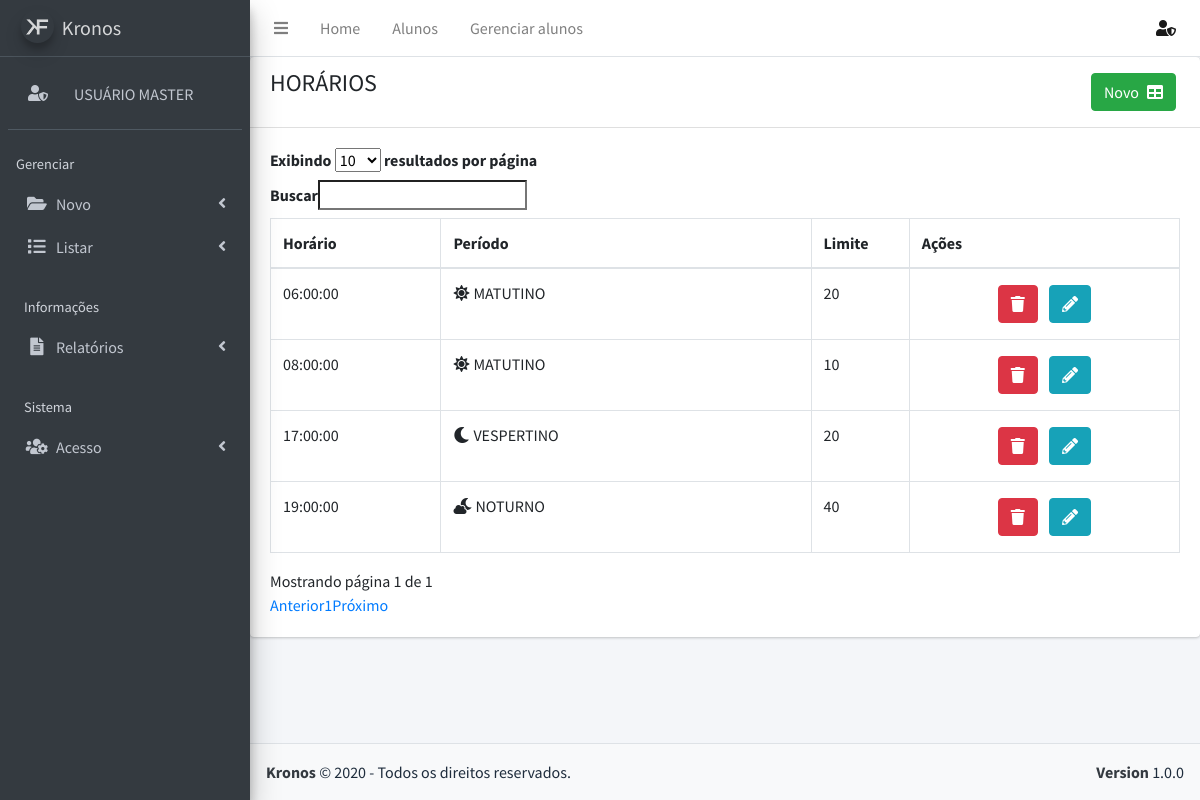
Screenshot of /listar/horario (signed in) with the database file from the repository.
### tables this page shows
CREATE TABLE `horario` (
  `codigo_horario` int(11) NOT NULL,
  `periodo` varchar(30) NOT NULL,
  `horario_treino` time NOT NULL,
  `limite` int(11) DEFAULT NULL
);

### listar/horario.php (the view, shortened to what this page needs)
<div class="content-wrapper">
    <div class="card">
        <div class="card-header">
            <div class="row">
                <div class="col-6">
                    <h4 class="text-uppercase">Horários</h4>
                </div>
                <div class="col-6">
                    <a  href="cadastros/horario" class="btn btn-success float-right m-1">Novo<i class="ml-2 fas fa-table"></i></a>
                </div>
            </div>
        </div>
        <div class="card-body">
            <table class="table table-bordered table-hover">
                <thead>
                    <tr>
                        <th width="10%">Horário</th>
                        <th width="20%">Período</th>
                        <th width="5%">Limite</th>
                        <th width="15%">Ações</th>
                    </tr>
                </thead>
                <tbody>
            <?php
                $sql = "
                SELECT * FROM Horario
                WHERE codigo_horario = codigo_horario
                ORDER by horario_treino;
                ";
                $consulta = $pdo->prepare($sql);
                $consulta->execute();
                while ( $linha = $consulta->fetch(PDO::FETCH_OBJ))
                {
                    $codigo_horario = $linha->codigo_horario;
                    $horario_treino = $linha->horario_treino;
                    $limite 	= $linha->limite;
                    $periodo = $linha->periodo;
                    $codigo = base64_encode($codigo_horario);
                    if ($periodo == 1)
                    {
                        $periodo = "<i class='fas fa-sun mr-1'></i>Matutino";
                    }
                    elseif ($periodo == 2)
                    {
                        $periodo = "<i class='fas fa-sun mr-1'></i>Diurno";
                    }
                    else if ($periodo == 3)
                    {
                        $periodo = "<i class='fas fa-moon mr-1'></i>Vespertino";
                    }
                    else if ($periodo == 4)
                    {
                        $periodo = "<i class='fas fa-cloud-moon mr-1'></i>Noturno";
                    }
                    echo "
                        <tr>
                            <td class='text-uppercase'>$horario_treino</td>
                            <td class='text-uppercase'>$periodo</td>
                            <td class='text-uppercase'>$limite</td>
                            <td class='text-center'>
                            <a href='javascript:excluir($codigo_horario)' class='btn btn-danger m-1'><i class='fas fa-trash'></i></a>
                            <a href='cadastros/horario/$codigo' class='btn btn-info m-1'><i class='fas fa-pencil-alt'></i></a>
                            </td>
                        </tr>
                    ";
                }
            ?>
                </tbody>
            </table>
        </div>
    </div>
</div>

### rows the page displays
horario: horario_treino "06:00:00", periodo "1" (drawn), limite "20"
horario: horario_treino "08:00:00", periodo "1" (drawn), limite "10"
horario: horario_treino "17:00:00", periodo "3" (drawn), limite "20"
horario: horario_treino "19:00:00", periodo "4" (drawn), limite "40"

### other values shown
$_SESSION["user"]["nome"] "USUÁRIO MASTER"
